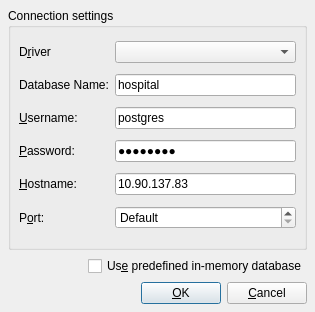
<?xml version="1.0" encoding="UTF-8"?>
<ui version="4.0">
 <class>QSqlConnectionDialogUi</class>
 <widget class="QDialog" name="QSqlConnectionDialogUi">
  <property name="geometry">
   <rect>
    <x>0</x>
    <y>0</y>
    <width>315</width>
    <height>312</height>
   </rect>
  </property>
  <property name="windowTitle">
   <string>Connect...</string>
  </property>
  <layout class="QVBoxLayout">
   <property name="spacing">
    <number>6</number>
   </property>
   <property name="leftMargin">
    <number>8</number>
   </property>
   <property name="topMargin">
    <number>8</number>
   </property>
   <property name="rightMargin">
    <number>8</number>
   </property>
   <property name="bottomMargin">
    <number>8</number>
   </property>
   <item>
    <widget class="QGroupBox" name="connGroupBox">
     <property name="title">
      <string>Connection settings</string>
     </property>
     <layout class="QGridLayout">
      <property name="leftMargin">
       <number>8</number>
      </property>
      <property name="topMargin">
       <number>8</number>
      </property>
      <property name="rightMargin">
       <number>8</number>
      </property>
      <property name="bottomMargin">
       <number>8</number>
      </property>
      <property name="spacing">
       <number>6</number>
      </property>
      <item row="0" column="1">
       <widget class="QComboBox" name="comboDriver"/>
      </item>
      <item row="2" column="0">
       <widget class="QLabel" name="textLabel4">
        <property name="text">
         <string>&amp;Username:</string>
        </property>
        <property name="buddy">
         <cstring>editUsername</cstring>
        </property>
       </widget>
      </item>
      <item row="0" column="0">
       <widget class="QLabel" name="textLabel2">
        <property name="text">
         <string>D&amp;river</string>
        </property>
        <property name="buddy">
         <cstring>comboDriver</cstring>
        </property>
       </widget>
      </item>
      <item row="1" column="1">
       <widget class="QLineEdit" name="editDatabase">
        <property name="text">
         <string>hospital</string>
        </property>
       </widget>
      </item>
      <item row="5" column="1">
       <widget class="QSpinBox" name="portSpinBox">
        <property name="specialValueText">
         <string>Default</string>
        </property>
        <property name="minimum">
         <number>-1</number>
        </property>
        <property name="maximum">
         <number>65535</number>
        </property>
        <property name="value">
         <number>-1</number>
        </property>
       </widget>
      </item>
      <item row="1" column="0">
       <widget class="QLabel" name="textLabel3">
        <property name="text">
         <string>Database Name:</string>
        </property>
        <property name="buddy">
         <cstring>editDatabase</cstring>
        </property>
       </widget>
      </item>
      <item row="3" column="1">
       <widget class="QLineEdit" name="editPassword">
        <property name="text">
         <string>postgres</string>
        </property>
        <property name="echoMode">
         <enum>QLineEdit::Password</enum>
        </property>
       </widget>
      </item>
      <item row="2" column="1">
       <widget class="QLineEdit" name="editUsername">
        <property name="text">
         <string>postgres</string>
        </property>
       </widget>
      </item>
      <item row="4" column="1">
       <widget class="QLineEdit" name="editHostname">
        <property name="text">
         <string>10.90.137.83</string>
        </property>
       </widget>
      </item>
      <item row="4" column="0">
       <widget class="QLabel" name="textLabel5">
        <property name="text">
         <string>&amp;Hostname:</string>
        </property>
        <property name="buddy">
         <cstring>editHostname</cstring>
        </property>
       </widget>
      </item>
      <item row="5" column="0">
       <widget class="QLabel" name="textLabel5_2">
        <property name="text">
         <string>P&amp;ort:</string>
        </property>
        <property name="buddy">
         <cstring>portSpinBox</cstring>
        </property>
       </widget>
      </item>
      <item row="3" column="0">
       <widget class="QLabel" name="textLabel4_2">
        <property name="text">
         <string>&amp;Password:</string>
        </property>
        <property name="buddy">
         <cstring>editPassword</cstring>
        </property>
       </widget>
      </item>
     </layout>
    </widget>
   </item>
   <item>
    <layout class="QHBoxLayout">
     <property name="spacing">
      <number>6</number>
     </property>
     <property name="leftMargin">
      <number>0</number>
     </property>
     <property name="topMargin">
      <number>0</number>
     </property>
     <property name="rightMargin">
      <number>0</number>
     </property>
     <property name="bottomMargin">
      <number>0</number>
     </property>
     <item>
      <spacer>
       <property name="orientation">
        <enum>Qt::Horizontal</enum>
       </property>
       <property name="sizeHint" stdset="0">
        <size>
         <width>40</width>
         <height>20</height>
        </size>
       </property>
      </spacer>
     </item>
     <item>
      <widget class="QCheckBox" name="dbCheckBox">
       <property name="text">
        <string>Us&amp;e predefined in-memory database</string>
       </property>
      </widget>
     </item>
    </layout>
   </item>
   <item>
    <layout class="QHBoxLayout">
     <property name="spacing">
      <number>6</number>
     </property>
     <property name="leftMargin">
      <number>0</number>
     </property>
     <property name="topMargin">
      <number>0</number>
     </property>
     <property name="rightMargin">
      <number>0</number>
     </property>
     <property name="bottomMargin">
      <number>0</number>
     </property>
     <item>
      <spacer>
       <property name="orientation">
        <enum>Qt::Horizontal</enum>
       </property>
       <property name="sizeType">
        <enum>QSizePolicy::Expanding</enum>
       </property>
       <property name="sizeHint" stdset="0">
        <size>
         <width>20</width>
         <height>20</height>
        </size>
       </property>
      </spacer>
     </item>
     <item>
      <widget class="QPushButton" name="okButton">
       <property name="text">
        <string>&amp;OK</string>
       </property>
       <property name="default">
        <bool>true</bool>
       </property>
      </widget>
     </item>
     <item>
      <widget class="QPushButton" name="cancelButton">
       <property name="text">
        <string>&amp;Cancel</string>
       </property>
      </widget>
     </item>
    </layout>
   </item>
  </layout>
 </widget>
 <tabstops>
  <tabstop>comboDriver</tabstop>
  <tabstop>editDatabase</tabstop>
  <tabstop>editUsername</tabstop>
  <tabstop>editPassword</tabstop>
  <tabstop>editHostname</tabstop>
  <tabstop>portSpinBox</tabstop>
  <tabstop>dbCheckBox</tabstop>
  <tabstop>okButton</tabstop>
  <tabstop>cancelButton</tabstop>
 </tabstops>
 <resources/>
 <connections/>
</ui>
